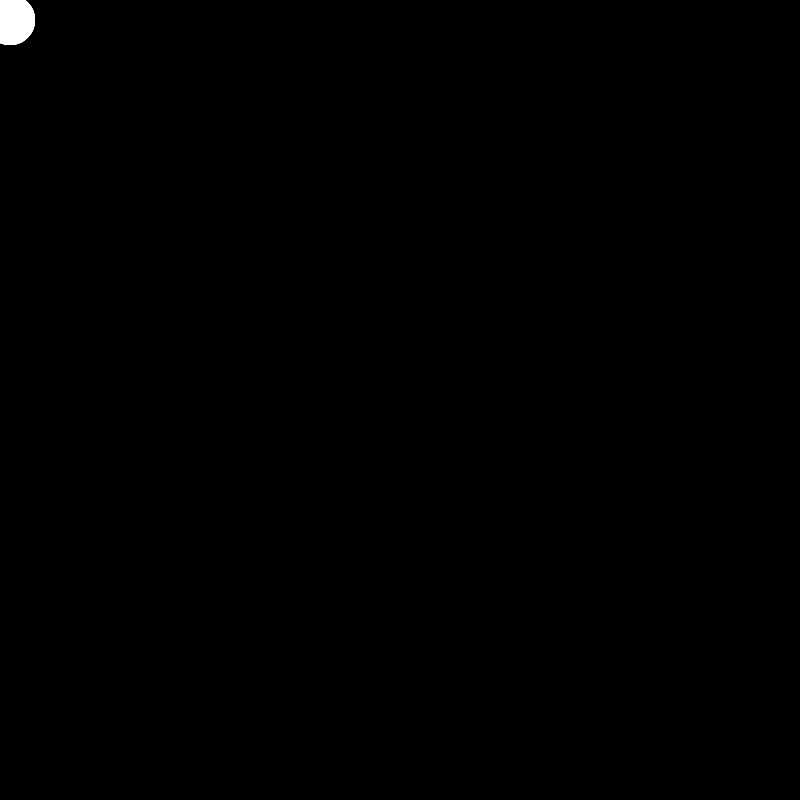
Frame 1 (no input)
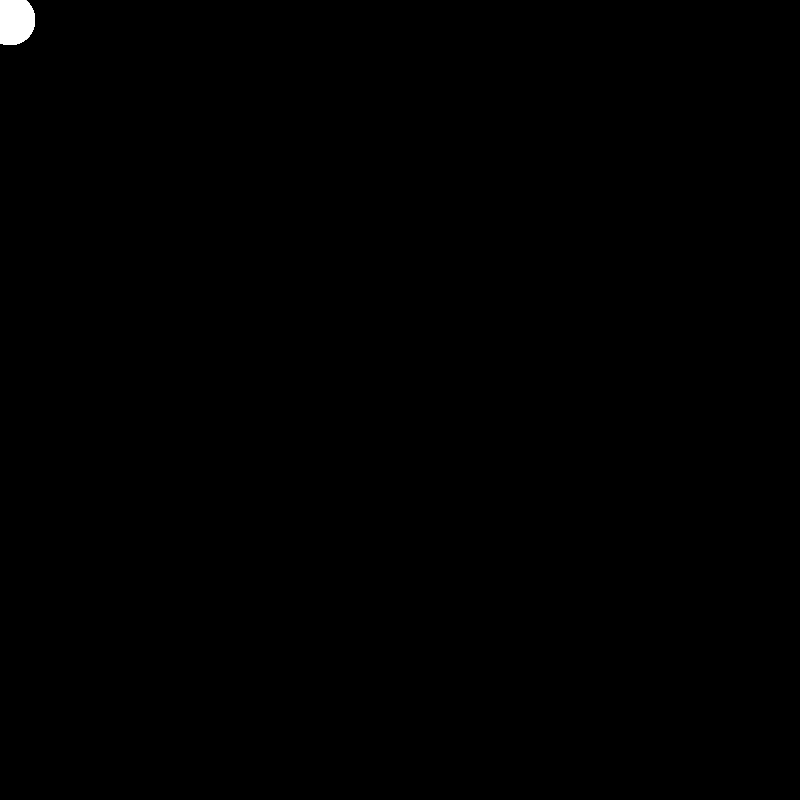
Frame 60 (the mouse pressed at the canvas centre just before this capture)
Frame 120 (the mouse held since frame 60 and released just before this capture): identical to frame 60, image omitted

The Processing sketch that drew these frames (run headless with seeded random() and noise(); from frame 60 on, the mouse is pressed at the canvas centre):

// Processing sketch: sketch_11_de_ebrero_segundo_trabajo_
// ── sketch_11_de_ebrero_segundo_trabajo_.pde
int [] xPositions;

void setup() {
  size (800,800);
  background(0);
  noStroke();
  
  
  xPositions = new int[10];
  for (int i = 0; i < xPositions. length; i++) {
    xPositions [i] = 50  * i + 20;
    println(xPositions[i]);
  }
}

void draw () {
  for (int i = 0; i < xPositions. length; i ++) {
    ellipse(10 , 20, 50, 50);
  }
}
  
  
 
